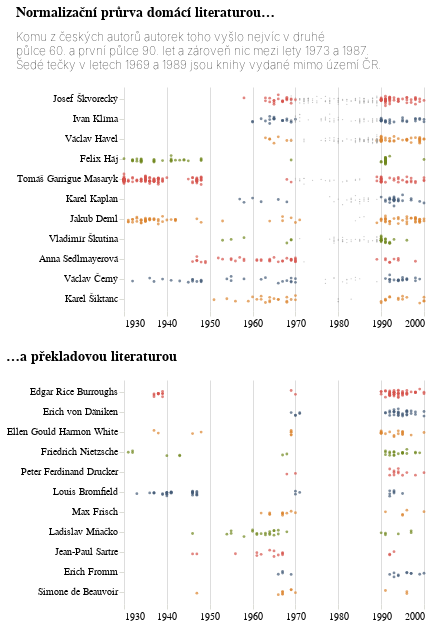

The notebook cell this image was saved under:
### Code cell
norm_dom = alt.Chart(alt_friendly(dografu), title=alt.TitleParams(["Normalizační průrva domácí literaturou…"], subtitle=["Komu z českých autorů autorek toho vyšlo nejvíc v druhé","půlce 60. a první půlce 90. let a zároveň nic mezi lety 1973 a 1987.","Šedé tečky v letech 1969 a 1989 jsou knihy vydané mimo území ČR."]), width=300).mark_circle() \
        .encode(
            x=alt.X("rok:T", title=None, axis=alt.Axis(domainOpacity=0, tickColor='#DCDDD6')), 
            y=alt.Y("jmeno:N", sort=znormalizovani_top_domaci_razeni, title=None, axis=alt.Axis(orient='left', domainOpacity=0, tickColor='#DCDDD6')), 
            yOffset=alt.YOffset("jitter:Q", scale=alt.Scale(range=[3, 15])),
            size=alt.condition(
                alt.datum.kde == 'domaci',
                alt.value(8),  # Size for domestic authors
                alt.value(1.5)   # Half size for foreign authors
            ),
            color=alt.condition(
                alt.datum.kde == 'domaci',
                alt.Color('jmeno:N', 
                         scale=alt.Scale(range=['#D6534B', '#445B78', '#DB842F', '#70871E']), 
                         sort=znormalizovani_top_domaci_razeni,
                         legend=None),
                alt.value('#aaa')  # Gray color for zahranici
            )).transform_calculate(jitter="sqrt(-2*log(random()))*cos(2*PI*random())")

norm_zahr = alt.Chart(alt_friendly(df.filter(pl.col("rok").is_between(1930,2000)).filter(pl.col("100_7").is_in(znormalizovani_top_zahranicni))), title=alt.TitleParams("…a překladovou literaturou"), width=300).mark_circle(size=8) \
        .encode(
            x=alt.X("rok:T", title=None, axis=alt.Axis(domainOpacity=0, tickColor='#DCDDD6')), 
            y=alt.Y("jmeno:N", sort=znormalizovani_top_zahranicni_razeni, title=None, axis=alt.Axis(orient='left', domainOpacity=0, tickColor='#DCDDD6')), 
            yOffset=alt.YOffset("jitter:Q", scale=alt.Scale(range=[3, 15])), 
            color=alt.Color('jmeno:N', scale=alt.Scale(range=['#D6534B', '#445B78', '#DB842F', '#70871E']), 
                            sort=znormalizovani_top_zahranicni_razeni).legend(None)) \
        .transform_calculate(jitter="sqrt(-2*log(random()))*cos(2*PI*random())")

alt.vconcat(norm_dom, norm_zahr).configure_view(stroke='transparent').resolve_scale(color='independent',x="shared")

### Figure 1 — Vega-Lite specification as saved in the notebook (floating-point values rounded to 4 significant figures; data arrays with more than 128 entries replaced by an {"elided": "..."} marker saying what was removed)
{"config": {"title": {"font": "Noticia Text", "fontSize": 14, "anchor": "start", "lineHeight": 21, "fontWeight": "bolder", "subtitleFont": "Noticia Text", "subtitleFontSize": 12, "subtitleFontWeight": "lighter", "subtitlePadding": 12, "dy": -12}, "axis": {"labelFont": "Asap", "titleFont": "Asap", "fontWeight": "lighter", "titleFontWeight": "lighter", "labelFontSize": 10, "titleFontSize": 10, "labelPadding": 2, "titlePadding": 10, "domainOpacity": 0, "tickColor": "#DCDDD6"}, "legend": {"labelFont": "Asap", "labelFontWeight": "normal", "titleFont": "Asap", "titleFontWeight": "normal", "labelFontSize": 10, "titleFontSize": 10}, "view": {"stroke": "transparent"}}, "vconcat": [{"data": {"name": "data-da237b7c17e97823a79de7b4a7eb6480"}, "mark": {"type": "circle"}, "encoding": {"color": {"condition": {"test": "(datum.kde === 'domaci')", "field": "jmeno", "legend": null, "scale": {"range": ["#D6534B", "#445B78", "#DB842F", "#70871E"]}, "sort": ["Josef Škvorecký", "Ivan Klíma", "Václav Havel", "Felix Háj", "Tomáš Garrigue Masaryk", "Karel Kaplan", "Jakub Deml", "Vladimír Škutina", "Anna Sedlmayerová", "Václav Černý", "Karel Šiktanc"], "type": "nominal"}, "value": "#aaa"}, "size": {"condition": {"test": "(datum.kde === 'domaci')", "value": 8}, "value": 1.5}, "x": {"axis": {"domainOpacity": 0, "tickColor": "#DCDDD6"}, "field": "rok", "title": null, "type": "temporal"}, "y": {"axis": {"domainOpacity": 0, "orient": "left", "tickColor": "#DCDDD6"}, "field": "jmeno", "sort": ["Josef Škvorecký", "Ivan Klíma", "Václav Havel", "Felix Háj", "Tomáš Garrigue Masaryk", "Karel Kaplan", "Jakub Deml", "Vladimír Škutina", "Anna Sedlmayerová", "Václav Černý", "Karel Šiktanc"], "title": null, "type": "nominal"}, "yOffset": {"field": "jitter", "scale": {"range": [3, 15]}, "type": "quantitative"}}, "title": {"text": ["Normalizační průrva domácí literaturou…"], "subtitle": ["Komu z českých autorů autorek toho vyšlo nejvíc v druhé", "půlce 60. a první půlce 90. let a zároveň nic mezi lety 1973 a 1987.", "Šedé tečky v letech 1969 a 1989 jsou knihy vydané mimo území ČR."]}, "transform": [{"calculate": "sqrt(-2*log(random()))*cos(2*PI*random())", "as": "jitter"}], "width": 300}, {"data": {"name": "data-6b07b60276e98d45a774ab870d51a093"}, "mark": {"type": "circle", "size": 8}, "encoding": {"color": {"field": "jmeno", "legend": null, "scale": {"range": ["#D6534B", "#445B78", "#DB842F", "#70871E"]}, "sort": ["Edgar Rice Burroughs", "Erich von Däniken", "Ellen Gould Harmon White", "Friedrich Nietzsche", "Peter Ferdinand Drucker", "Louis Bromfield", "Max Frisch", "Ladislav Mňačko", "Jean-Paul Sartre", "Erich Fromm", "Simone de Beauvoir"], "type": "nominal"}, "x": {"axis": {"domainOpacity": 0, "tickColor": "#DCDDD6"}, "field": "rok", "title": null, "type": "temporal"}, "y": {"axis": {"domainOpacity": 0, "orient": "left", "tickColor": "#DCDDD6"}, "field": "jmeno", "sort": ["Edgar Rice Burroughs", "Erich von Däniken", "Ellen Gould Harmon White", "Friedrich Nietzsche", "Peter Ferdinand Drucker", "Louis Bromfield", "Max Frisch", "Ladislav Mňačko", "Jean-Paul Sartre", "Erich Fromm", "Simone de Beauvoir"], "title": null, "type": "nominal"}, "yOffset": {"field": "jitter", "scale": {"range": [3, 15]}, "type": "quantitative"}}, "title": {"text": "…a překladovou literaturou"}, "transform": [{"calculate": "sqrt(-2*log(random()))*cos(2*PI*random())", "as": "jitter"}], "width": 300}], "resolve": {"scale": {"color": "independent", "x": "shared"}}, "$schema": "https://vega.github.io/schema/vega-lite/v5.8.0.json", "datasets": {"data-da237b7c17e97823a79de7b4a7eb6480": {"elided": "1034 records"}, "data-6b07b60276e98d45a774ab870d51a093": {"elided": "297 records"}}}
